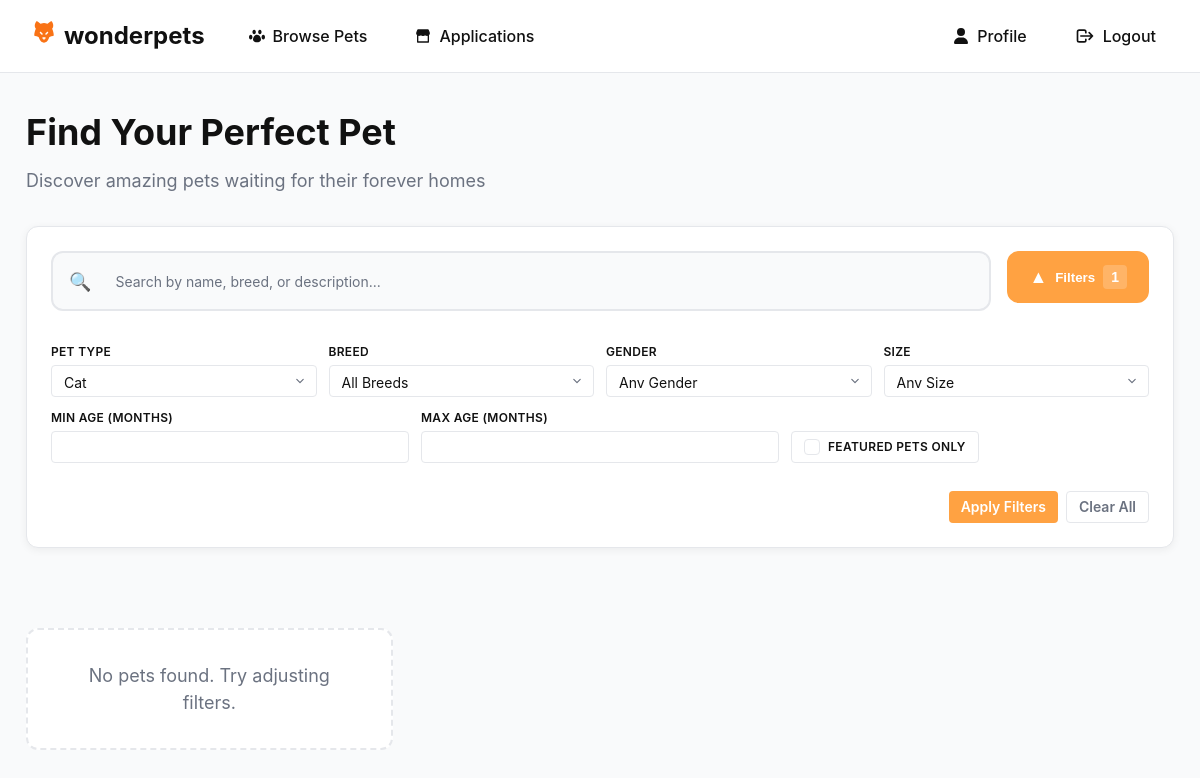
/src/pages/home/index.php?type=2 (signed in), run on an earlier commit of the app's database.
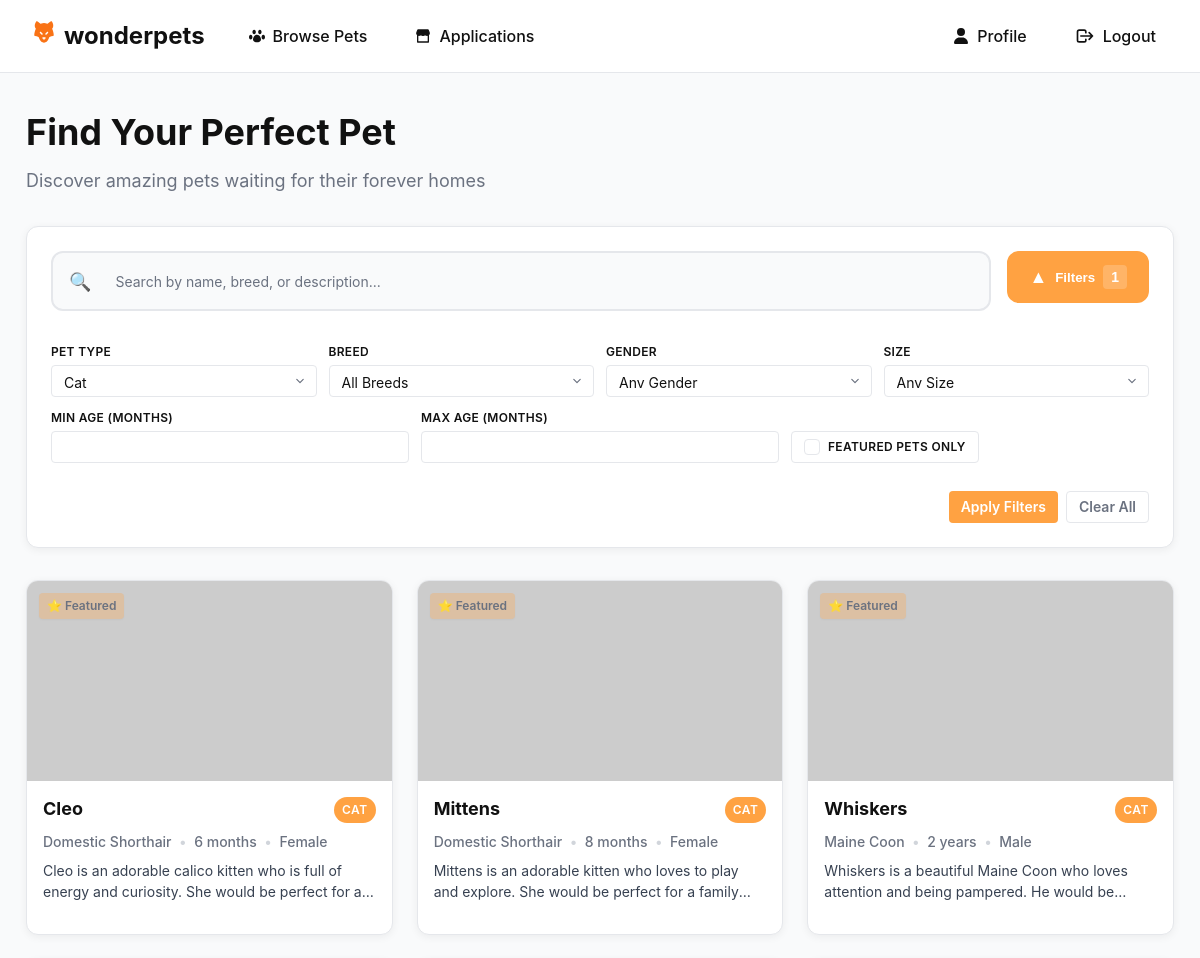
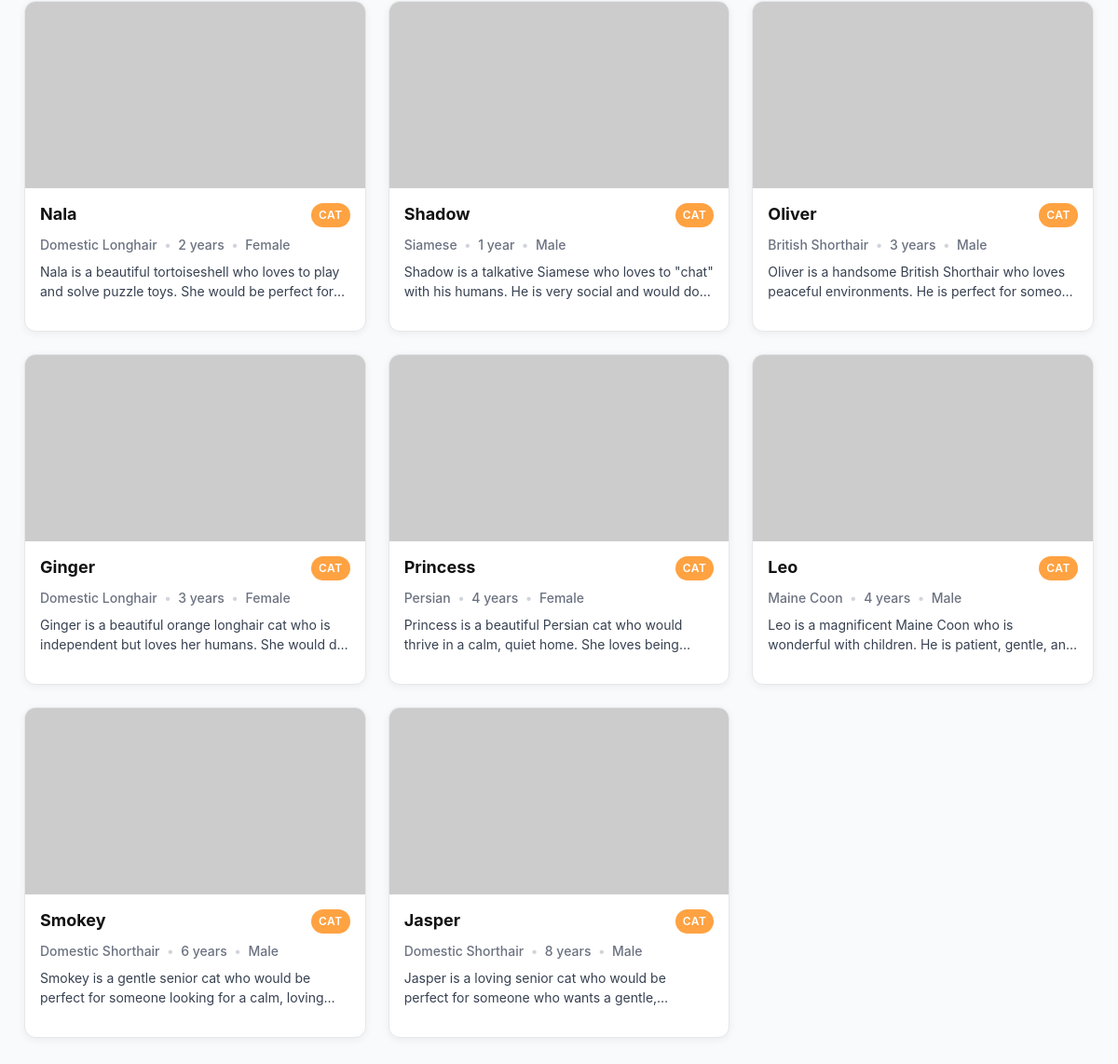
And on a later commit of the database (2 pictures, top to bottom).
### tables this page shows
CREATE TABLE `pets` (
  `id` int(11) NOT NULL AUTO_INCREMENT,
  `name` varchar(100) NOT NULL,
  `pet_type_id` int(11) NOT NULL,
  `breed_id` int(11) DEFAULT NULL,
  `age_years` int(11) DEFAULT NULL,
  `age_months` int(11) DEFAULT NULL,
  `gender` enum('Male','Female','Unknown') NOT NULL,
  `size` enum('Small','Medium','Large','Extra Large') DEFAULT NULL,
  `weight` decimal(5,2) DEFAULT NULL COMMENT 'Weight in kg',
  `color` varchar(100) DEFAULT NULL,
  `personality_traits` text DEFAULT NULL,
  `health_conditions` text DEFAULT NULL,
  `special_needs` text DEFAULT NULL,
  `description` text DEFAULT NULL,
  `adoption_fee` decimal(10,2) DEFAULT 0.00,
  `is_spayed_neutered` tinyint(1) DEFAULT NULL,
  `is_house_trained` tinyint(1) DEFAULT NULL,
  `good_with_kids` tinyint(1) DEFAULT NULL,
  `good_with_pets` tinyint(1) DEFAULT NULL,
  `energy_level` enum('Low','Medium','High') DEFAULT NULL,
  `intake_date` date NOT NULL,
  `status` enum('available','pending','adopted','medical_hold','unavailable') NOT NULL DEFAULT 'available',
  `is_featured` tinyint(1) NOT NULL DEFAULT 0,
  `microchip_id` varchar(50) DEFAULT NULL,
  `pet_image` LONGBLOB DEFAULT NULL,
  `pet_image_type` varchar(50) DEFAULT NULL,
  `created_at` timestamp NOT NULL DEFAULT current_timestamp(),
  `updated_at` timestamp NOT NULL DEFAULT current_timestamp() ON UPDATE current_timestamp(),
  PRIMARY KEY (`id`),
  KEY `pet_type_id` (`pet_type_id`),
  KEY `breed_id` (`breed_id`),
  KEY `idx_status` (`status`),
  CONSTRAINT `pets_type_fk` FOREIGN KEY (`pet_type_id`) REFERENCES `pet_types` (`id`),
  CONSTRAINT `pets_breed_fk` FOREIGN KEY (`breed_id`) REFERENCES `breeds` (`id`) ON DELETE SET NULL
);

CREATE TABLE `pet_types` (
  `id` int(11) NOT NULL AUTO_INCREMENT,
  `type_name` varchar(50) NOT NULL,
  `description` text DEFAULT NULL,
  `is_active` tinyint(1) NOT NULL DEFAULT 1,
  `created_at` timestamp NOT NULL DEFAULT current_timestamp(),
  PRIMARY KEY (`id`),
  UNIQUE KEY `type_name` (`type_name`)
);

CREATE TABLE `breeds` (
  `id` int(11) NOT NULL AUTO_INCREMENT,
  `pet_type_id` int(11) NOT NULL,
  `breed_name` varchar(100) NOT NULL,
  `description` text DEFAULT NULL,
  `size_category` enum('Small','Medium','Large','Extra Large') DEFAULT NULL,
  `is_active` tinyint(1) NOT NULL DEFAULT 1,
  `created_at` timestamp NOT NULL DEFAULT current_timestamp(),
  PRIMARY KEY (`id`),
  KEY `pet_type_id` (`pet_type_id`),
  CONSTRAINT `breeds_pet_type_fk` FOREIGN KEY (`pet_type_id`) REFERENCES `pet_types` (`id`) ON DELETE CASCADE
);

### src/pages/home/index.php (the view, shortened to what the changed rows need)
<?php
require '../../../server/db.php';
$type_id  = $_GET['type']  ?? '';
$sql = "
SELECT  p.*,
        b.breed_name,
        pt.type_name,
        (COALESCE(p.age_years,0) * 12 + COALESCE(p.age_months,0)) AS age_in_months,
        (SELECT photo_path FROM pet_photos WHERE pet_id = p.id AND is_primary = 1 LIMIT 1) AS primary_photo
FROM pets p
LEFT JOIN breeds b     ON b.id = p.breed_id
JOIN pet_types pt      ON pt.id = p.pet_type_id
WHERE 1=1
";
if ($type_id !== '') {
    $type_id = (int)$type_id;
    $sql .= " AND p.pet_type_id = $type_id";
}
$sql .= " ORDER BY p.is_featured DESC, p.intake_date DESC";
$result = $conn->query($sql);
$pets = $result ? $result->fetch_all(MYSQLI_ASSOC) : [];
?>
<!DOCTYPE html>
<html lang="en">
<head>
    <link rel="stylesheet" href="index.css?v=<?php echo time() ?>">
    <link rel="stylesheet" href="../../components/petCard/petCard.css?v=<?php echo time(); ?>">
</head>
<body>
<main class="container">
    <section class="hero">
        <h1>Find Your Perfect Pet</h1>
    </section>
    <section class="pets-grid">
        <?php if (!$pets): ?>
            <p class="empty">No pets found. Try adjusting filters.</p>
        <?php else: ?>
            <?php foreach ($pets as $pet): ?>
                <?php include __DIR__ . '/../../components/petCard/petCard.php'; ?>
            <?php endforeach; ?>
        <?php endif; ?>
    </section>
</main>
</body>
</html>

### src/components/petCard/petCard.php (shortened to what the changed rows need)
<?php
$name = htmlspecialchars($pet['name'] ?? '');
$type = htmlspecialchars($pet['type_name'] ?? $pet['type'] ?? '');
$breed = htmlspecialchars($pet['breed_name'] ?? $pet['breed'] ?? '');
$age_years = (int)($pet['age_years'] ?? 0);
$age_months = (int)($pet['age_months'] ?? 0);
$age_display = $age_years > 0 ? $age_years . ' year' . ($age_years > 1 ? 's' : '') : $age_months . ' month' . ($age_months > 1 ? 's' : '');
$gender = htmlspecialchars($pet['gender'] ?? '');
$description = htmlspecialchars($pet['description'] ?? '');
$petId = htmlspecialchars($pet['id'] ?? '');
$image_src = '';
if (!empty($pet['pet_image'])) {
    if (!empty($pet['pet_image_type'])) {
        $image_src = 'data:' . $pet['pet_image_type'] . ';base64,' . base64_encode($pet['pet_image']);
    } else {
        $image_src = htmlspecialchars($pet['pet_image']);
    }
} else {
    $image_src = 'https://placehold.co/300x300?text=No+Image';
}
?>
<div class='pet-card' data-pet-id='<?= $petId ?>'>
    <div class='pet-image-container'>
        <img src='<?= $image_src ?>' alt='<?= $name ?>' class='pet-image' />
        <form method="post" action="../../api/favorites.php" class="favorite-form">
        </form>
    </div>
    <div class='pet-info'>
        <div class='pet-header'>
            <h3 class='pet-name'><?= $name ?></h3>
            <span class='pet-type'><?= ucfirst($type) ?></span>
        </div>
        <div class='pet-details'>
            <span class='detail-item'><?= $breed ?></span>
            <span class='detail-separator'>•</span>
            <span class='detail-item'><?= $age_display ?></span>
            <span class='detail-separator'>•</span>
            <span class='detail-item'><?= ucfirst($gender) ?></span>
        </div>
        <p class='pet-description'><?= $description ?></p>
    </div>
</div>

What changed in the data, as far as the page shows it:
added pets: name "Cleo", pet_type.type_name "CAT", breed.breed_name "Domestic Shorthair", age_display "6 months", gender "Female", description "Cleo is an adorable calico kitten who is full of energy and curiosity. She would be perfect for…"
added pets: name "Mittens", pet_type.type_name "CAT", breed.breed_name "Domestic Shorthair", age_display "8 months", gender "Female", description "Mittens is an adorable kitten who loves to play and explore. She would be perfect for a…"
added pets: name "Whiskers", pet_type.type_name "CAT", breed.breed_name "Maine Coon", age_years "2 years", gender "Male", description "Whiskers is a beautiful Maine Coon who loves attention and being pampered. He would…"
added pets: name "Nala", pet_type.type_name "CAT", breed.breed_name "Domestic Longhair", age_years "2 years", gender "Female", description "Nala is a beautiful tortoiseshell who loves to play and solve puzzle toys. She would be perfect…"
added pets: name "Shadow", pet_type.type_name "CAT", breed.breed_name "Siamese", age_years "1 year", gender "Male", description "Shadow is a talkative Siamese who loves to \"chat\" with his humans. He is very social and would…"
added pets: name "Oliver", pet_type.type_name "CAT", breed.breed_name "British Shorthair", age_years "3 years", gender "Male", description "Oliver is a handsome British Shorthair who loves peaceful environments. He is perfect for…"
added pets: name "Ginger", pet_type.type_name "CAT", breed.breed_name "Domestic Longhair", age_years "3 years", gender "Female", description "Ginger is a beautiful orange longhair cat who is independent but loves her humans. She would…"
added pets: name "Princess", pet_type.type_name "CAT", breed.breed_name "Persian", age_years "4 years", gender "Female", description "Princess is a beautiful Persian cat who would thrive in a calm, quiet home. She loves…"
added pets: name "Leo", pet_type.type_name "CAT", breed.breed_name "Maine Coon", age_years "4 years", gender "Male", description "Leo is a magnificent Maine Coon who is wonderful with children. He is patient, gentle,…"
added pets: name "Smokey", pet_type.type_name "CAT", breed.breed_name "Domestic Shorthair", age_years "6 years", gender "Male", description "Smokey is a gentle senior cat who would be perfect for someone looking for a calm,…"
added pets: name "Jasper", pet_type.type_name "CAT", breed.breed_name "Domestic Shorthair", age_years "8 years", gender "Male", description "Jasper is a loving senior cat who would be perfect for someone who wants a…"
Also different on the page:
text no longer shown: "No pets found. Try adjusting filters."
